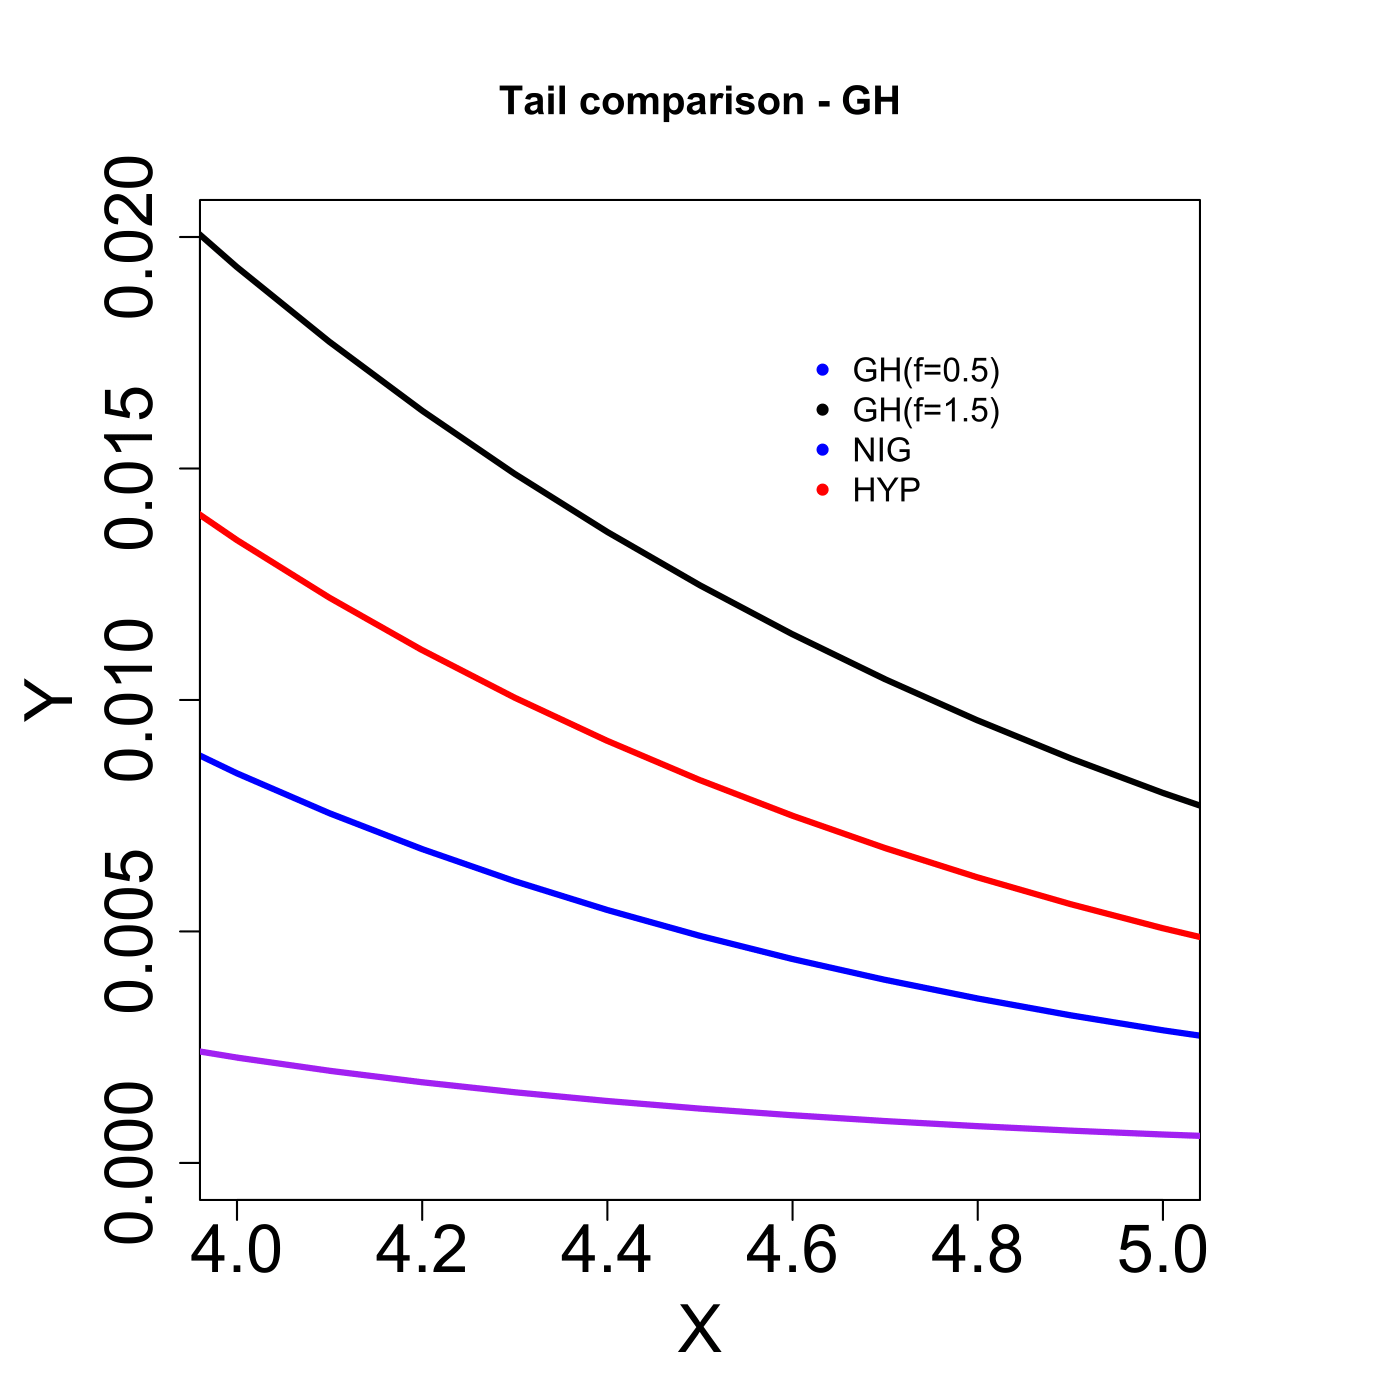

Here is the R script that generated this plot:

# clear all variables
rm(list = ls(all = TRUE))
graphics.off()

# install and load packages
libraries = c("fBasics", "VGAM")
lapply(libraries, function(x) if (!(x %in% installed.packages())) {
    install.packages(x)
})
lapply(libraries, library, quietly = TRUE, character.only = TRUE)

# Tail Comparison of GH distribution
par(mar = c(5, 5, 5, 5))
par(mfrow = c(1, 1))
xx = seq(-6, 6, by = 0.1)
plot(xx, dgh(xx, alpha = 1, beta = 0, delta = 1, mu = 0, lambda = 0.5), type = "l", 
    xlim = c(4, 5), ylim = c(0, 0.02), ylab = "Y", xlab = "X", col = "blue", lwd = 3, 
    cex.lab = 2, cex.axis = 2)
lines(xx, dgh(xx, alpha = 1, beta = 0, delta = 1, mu = 0, lambda = 1.5), type = "l", 
    ylab = "Y", xlab = "X", col = "black", lwd = 3, cex.lab = 2, cex.axis = 2)
lines(xx, dnig(xx, alpha = 1, beta = 0, delta = 1, mu = 0), type = "l", col = "purple", 
    lwd = 3)
lines(xx, dhyp(xx, alpha = 1, beta = 0, delta = 1, mu = 0, pm = c("1", "2", "3", 
    "4")), type = "l", col = "red", lwd = 3)
legend(x = 4.6, y = 0.018, legend = c("GH(f=0.5)", "GH(f=1.5)", "NIG", "HYP"), pch = c(20, 
    20, 20, 20), col = c("blue", "black", "blue", "red"), bty = "n")
title("Tail comparison - GH")
